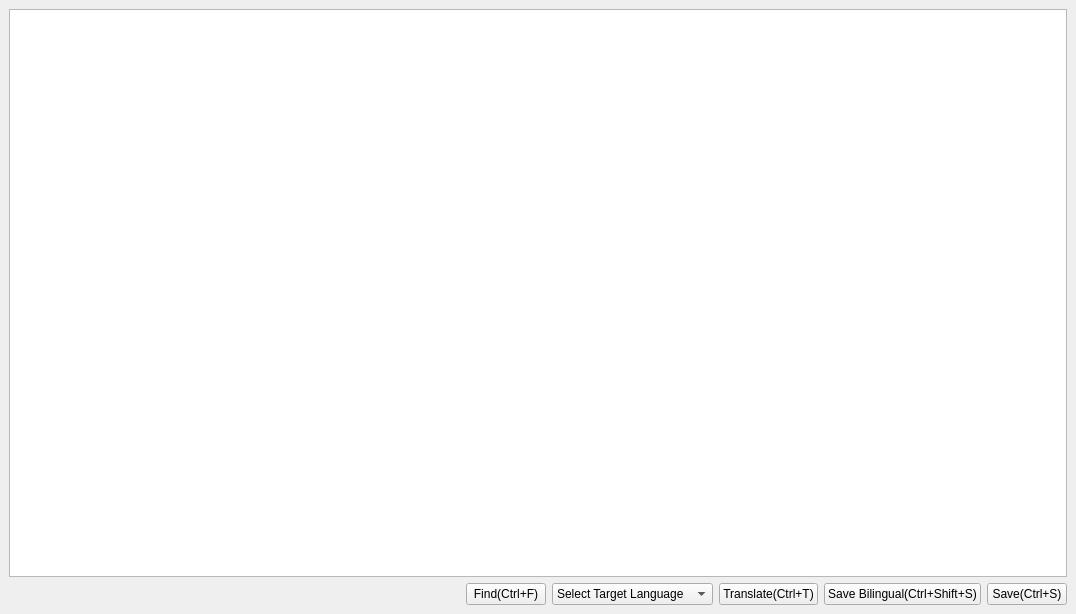
<?xml version="1.0" encoding="UTF-8"?>
<ui version="4.0">
 <class>MainWindow</class>
 <widget class="QMainWindow" name="MainWindow">
  <property name="geometry">
   <rect>
    <x>0</x>
    <y>0</y>
    <width>1076</width>
    <height>614</height>
   </rect>
  </property>
  <property name="minimumSize">
   <size>
    <width>1076</width>
    <height>614</height>
   </size>
  </property>
  <property name="maximumSize">
   <size>
    <width>16777215</width>
    <height>16777215</height>
   </size>
  </property>
  <property name="windowTitle">
   <string>subtitleTranslator</string>
  </property>
  <widget class="QWidget" name="centralWidget">
   <layout class="QVBoxLayout" name="verticalLayout_2">
    <item>
     <layout class="QVBoxLayout" name="verticalLayout">
      <item>
       <widget class="QTableWidget" name="tableWidget"/>
      </item>
      <item>
       <layout class="QHBoxLayout" name="horizontalLayout">
        <item>
         <spacer name="horizontalSpacer">
          <property name="orientation">
           <enum>Qt::Horizontal</enum>
          </property>
          <property name="sizeHint" stdset="0">
           <size>
            <width>618</width>
            <height>20</height>
           </size>
          </property>
         </spacer>
        </item>
        <item>
         <widget class="QPushButton" name="pushButtonFindFile">
          <property name="cursor">
           <cursorShape>PointingHandCursor</cursorShape>
          </property>
          <property name="text">
           <string>Find(Ctrl+F)</string>
          </property>
         </widget>
        </item>
        <item>
         <widget class="QComboBox" name="comboBoxDeSt">
          <item>
           <property name="text">
            <string>Select Target Language</string>
           </property>
          </item>
          <item>
           <property name="text">
            <string>zh-CN</string>
           </property>
          </item>
          <item>
           <property name="text">
            <string>zh-TW</string>
           </property>
          </item>
          <item>
           <property name="text">
            <string>en</string>
           </property>
          </item>
          <item>
           <property name="text">
            <string>es</string>
           </property>
          </item>
          <item>
           <property name="text">
            <string>ru</string>
           </property>
          </item>
          <item>
           <property name="text">
            <string>fr</string>
           </property>
          </item>
         </widget>
        </item>
        <item>
         <widget class="QPushButton" name="pushButtonTranslate">
          <property name="cursor">
           <cursorShape>PointingHandCursor</cursorShape>
          </property>
          <property name="text">
           <string>Translate(Ctrl+T)</string>
          </property>
         </widget>
        </item>
        <item>
         <widget class="QPushButton" name="pushButtonSaveFile2">
          <property name="cursor">
           <cursorShape>PointingHandCursor</cursorShape>
          </property>
          <property name="text">
           <string>Save Bilingual(Ctrl+Shift+S)</string>
          </property>
         </widget>
        </item>
        <item>
         <widget class="QPushButton" name="pushButtonSaveFile">
          <property name="cursor">
           <cursorShape>PointingHandCursor</cursorShape>
          </property>
          <property name="text">
           <string>Save(Ctrl+S)</string>
          </property>
         </widget>
        </item>
       </layout>
      </item>
     </layout>
    </item>
   </layout>
  </widget>
 </widget>
 <tabstops>
  <tabstop>pushButtonFindFile</tabstop>
  <tabstop>comboBoxDeSt</tabstop>
  <tabstop>pushButtonTranslate</tabstop>
  <tabstop>pushButtonSaveFile</tabstop>
  <tabstop>tableWidget</tabstop>
  <tabstop>pushButtonSaveFile2</tabstop>
 </tabstops>
 <resources/>
 <connections/>
</ui>
